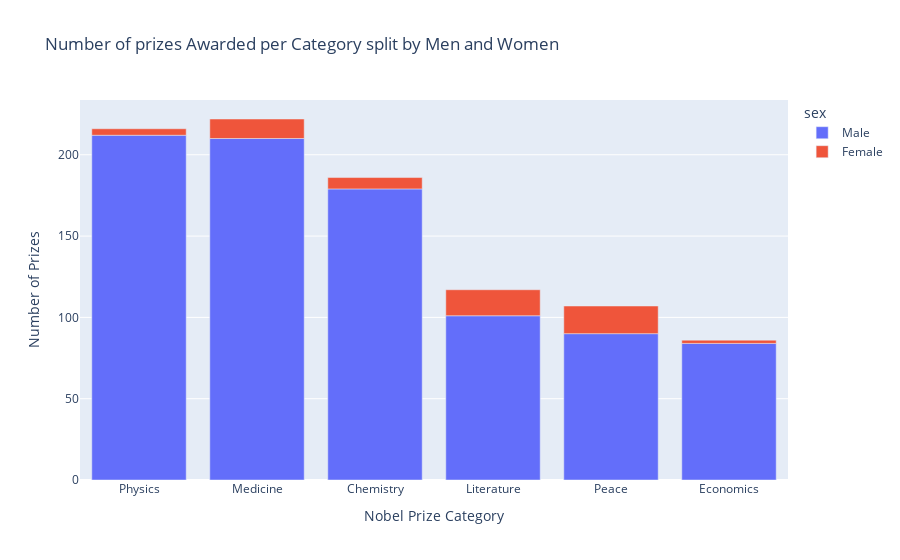

Here is the notebook cell this chart was saved with:
### Code cell
mw_bar = px.bar(
    data_frame=cat_men_women, 
    x=cat_men_women.category,
    y=cat_men_women.prize,
    color=cat_men_women.sex, 
    title="Number of prizes Awarded per Category split by Men and Women"
    )
mw_bar.update_layout(
    xaxis_title="Nobel Prize Category", 
    yaxis_title="Number of Prizes",
)
mw_bar.show()

### Figure 1 — Plotly figure (JSON) as saved in the notebook; plotly's stock layout.template omitted (floating-point values rounded to 4 significant figures)
{"data": [{"alignmentgroup": "True", "hovertemplate": "sex=Male<br>category=%{x}<br>prize=%{y}<extra></extra>", "legendgroup": "Male", "marker": {"color": "#636efa", "pattern": {"shape": ""}}, "name": "Male", "offsetgroup": "Male", "orientation": "v", "showlegend": true, "textposition": "auto", "type": "bar", "x": ["Physics", "Medicine", "Chemistry", "Literature", "Peace", "Economics"], "xaxis": "x", "y": [212, 210, 179, 101, 90, 84], "yaxis": "y"}, {"alignmentgroup": "True", "hovertemplate": "sex=Female<br>category=%{x}<br>prize=%{y}<extra></extra>", "legendgroup": "Female", "marker": {"color": "#EF553B", "pattern": {"shape": ""}}, "name": "Female", "offsetgroup": "Female", "orientation": "v", "showlegend": true, "textposition": "auto", "type": "bar", "x": ["Peace", "Literature", "Medicine", "Chemistry", "Physics", "Economics"], "xaxis": "x", "y": [17, 16, 12, 7, 4, 2], "yaxis": "y"}], "layout": {"barmode": "relative", "legend": {"title": {"text": "sex"}, "tracegroupgap": 0}, "title": {"text": "Number of prizes Awarded per Category split by Men and Women"}, "xaxis": {"anchor": "y", "domain": [0, 1], "title": {"text": "Nobel Prize Category"}}, "yaxis": {"anchor": "x", "domain": [0, 1], "title": {"text": "Number of Prizes"}}}}
